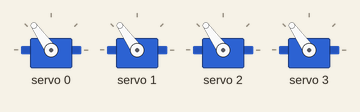
This sketch was run on a simulated Arduino Uno, built with avr-gcc and run on an emulated ATmega328P. Shown: 4 × servo.

Above: at 0.05 s.
At 1.4 s:
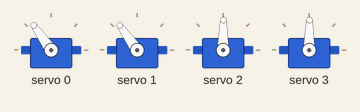
At 3.05 s:
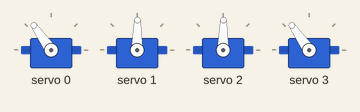
At 6.1 s:
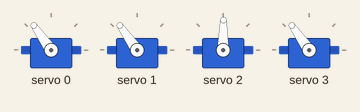
Timing chart, 0 to 7.9 s (numbered marks = the images above):
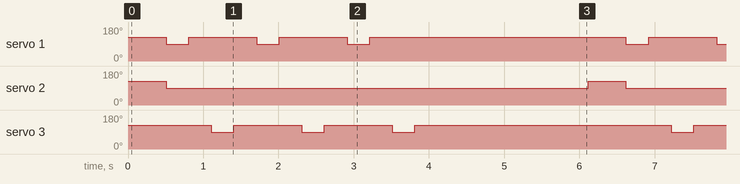

The sketch:

otto_hello.ino
```cpp
#include <Wire.h>
#include <Adafruit_PWMServoDriver.h>

Adafruit_PWMServoDriver pwm = Adafruit_PWMServoDriver();

#define SERVO_FREQ 50
#define SERVOMIN 150
#define SERVOMAX 600

// Define servo channels on PCA9685
#define LeftLeg 0
#define RightLeg 1
#define LeftFoot 2
#define RightFoot 3

// Calibration values
int YL = 0;  // Left Leg trim
int YR = 0;  // Right Leg trim
int RL = 0;  // Left Foot trim
int RR = 0;  // Right Foot trim

void setup() {
  Serial.begin(9600);

  // Initialize PCA9685
  pwm.begin();
  pwm.setPWMFreq(SERVO_FREQ);
}

int angleToPulse(int angle) {
  angle = constrain(angle, 0, 180);
  return map(angle, 0, 180, SERVOMIN, SERVOMAX);
}

void setServo(uint8_t servoNum, int angle) {
  pwm.setPWM(servoNum, 0, angleToPulse(angle));
}

void homePosition() {
  setServo(LeftLeg, 90);
  setServo(RightLeg, 90);
  setServo(LeftFoot, 90);
  setServo(RightFoot, 90);
}

void hello() {
  setServo(LeftFoot, 60);
  for (int i = 0; i < 3; i++) {
    setServo(RightLeg, 60);
    delay(300);
    setServo(RightLeg, 90);
    delay(300);
    setServo(RightFoot, 60);
    delay(300);
    setServo(RightFoot, 90);
    delay(300);
  }
}

void loop() {
  homePosition();
  delay(500);
  hello();
  delay(2000);
}
```

Measured:
- by itself, servo 1, servo 3: repeats every 6.1 s: 2 × (125° 0.90 s, 89° 0.30 s), 125° 3.4 s, 89° 0.30 s
- by itself, servo 2: alternates 125° for 0.50 s and 89° for 5.6 s
